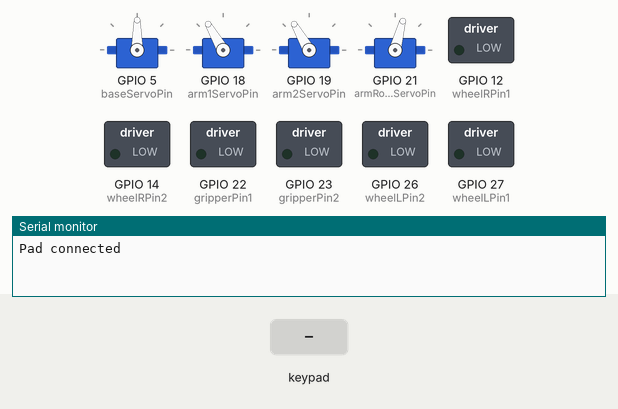
Bench run of a sketch on a simulated ESP32. On the bench: 4 × servo, switched loads named in the sketch (green lamp = pin HIGH), the last lines printed to the serial monitor. The inputs (shaded band) are chosen by the test bench. Nothing arrives over Bluetooth unless stated.

Above: at 1.2 s.
1.3 s: key 'U' pressed
At 2.3 s:
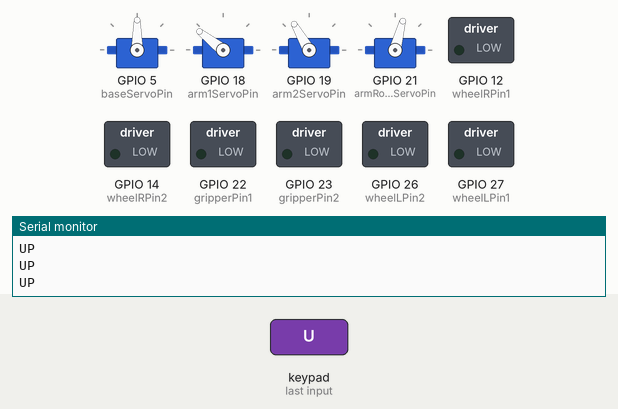
3.2 s: key 'L' pressed
At 4.8 s:
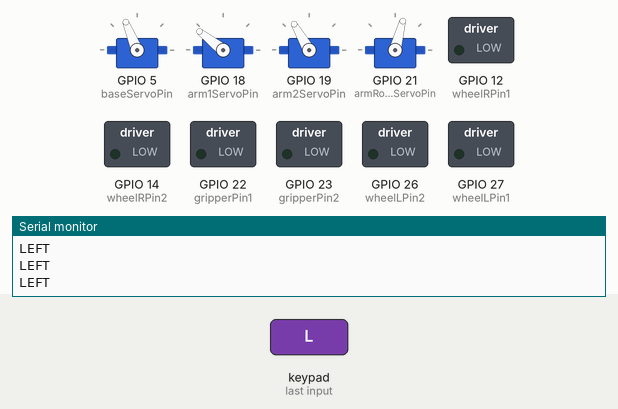
5.1 s: key 'D' pressed
At 6.4 s:
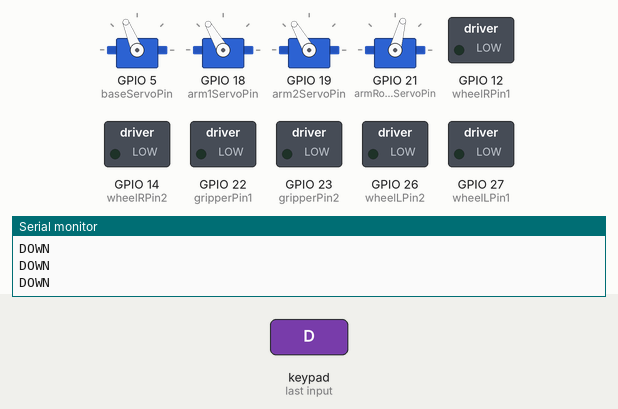
7.0 s: key 'O' pressed
At 7.9 s:
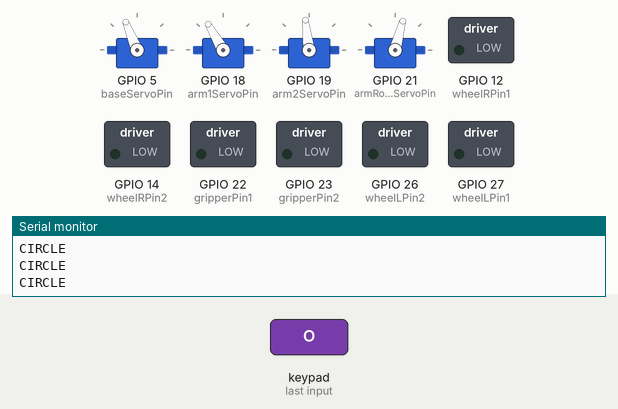
8.9 s: key 'R' pressed
At 10.5 s:
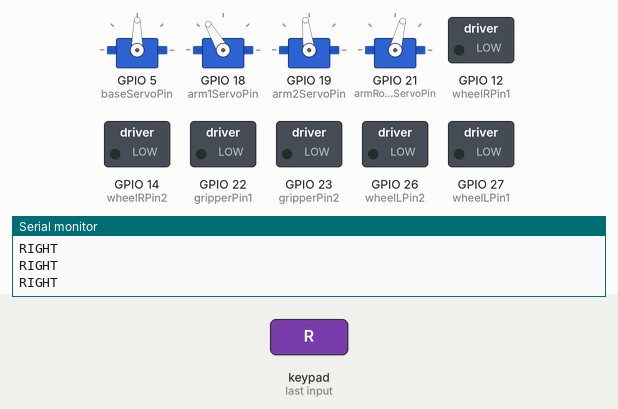
10.8 s: key 'S' pressed
At 12.0 s:
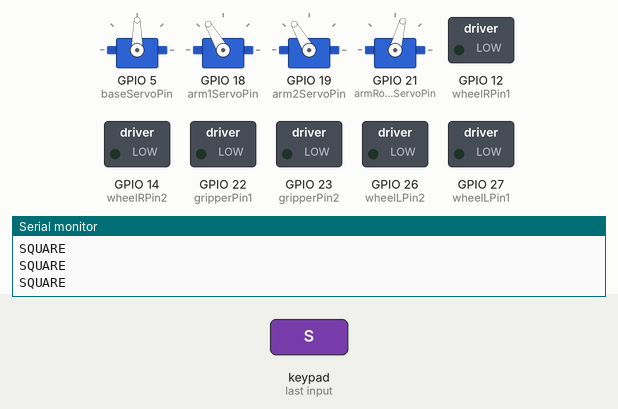
Timing chart, 0 to 13.7 s (numbered marks = the images above; inputs shaded):
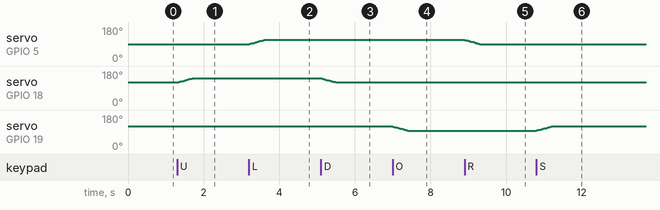

Measured:
- after the input at 1.3 s, servo on GPIO 18 (arm1ServoPin): moves from 120° to 142° over 0.40 s, starting at once
- after the input at 3.2 s, servo on GPIO 5 (baseServoPin): moves from 90° to 112° over 0.40 s, starting at once
- after the input at 5.1 s, servo on GPIO 18 (arm1ServoPin): moves from 142° to 120° over 0.40 s, starting at once
- after the input at 7.0 s, servo on GPIO 19 (arm2ServoPin): moves from 120° to 97° over 0.40 s, starting at once
- after the input at 8.9 s, servo on GPIO 5 (baseServoPin): moves from 112° to 90° over 0.40 s, starting at once
- after the input at 10.8 s, servo on GPIO 19 (arm2ServoPin): moves from 97° to 120° over 0.40 s, starting at once

The sketch:

Robot.ino
```cpp
#include <ESP32Servo.h>
#include <Ps3Controller.h>


#define baseServoPin 5
#define arm1ServoPin 18
#define arm2ServoPin 19
#define armRotationServoPin 21

#define gripperPin1 22
#define gripperPin2 23

#define wheelRPin1 12
#define wheelRPin2 14

#define wheelLPin1 27
#define wheelLPin2 26


class MyServo {

public:
  MyServo(int servoPin, int initialPosition = 500, int defaultPosition = 500, int stepMs = 10) {
    this->pin = servoPin;
    this->stepMs = stepMs;
    this->defaultPosition = defaultPosition;
    this->initialPosition = initialPosition;
    this->currentPosition = this->initialPosition;
    this->servo = Servo();
    this->servo.attach(servoPin, this->minMs, this->maxMs);                                                       // 2 ostatnie argumenty odpowiadają za zakres ruchu, czas górki w ms

    this->servo.writeMicroseconds(this->currentPosition);
  }

  void moveRight() {
    if (this->currentPosition >= this->maxMs) {
      return;
    }
    this->currentPosition += this->stepMs;
    this->servo.writeMicroseconds(currentPosition);
  }

  void moveLeft() {
    if (currentPosition <= this->minMs) {
      return;
    }
    this->currentPosition -= this->stepMs;
    this->servo.writeMicroseconds(currentPosition);
  }

  void moveDefaultPosition() {
    this->servo.writeMicroseconds(this->defaultPosition);
  }

  void moveInitialPosition() {
    this->servo.writeMicroseconds(this->initialPosition);
  }

  void moveTo(int degree) {
    this->servo.write(degree);
  }


private:
  Servo servo;
  int pin;
  int initialPosition = 500;  // ms
  int defaultPosition;
  int currentPosition;
  int stepMs;

  int minMs = 500;
  int maxMs = 2200;
};


class Engine {
public:
  Engine(int pin1, int pin2) {
    this->pin1 = pin1;
    this->pin2 = pin2;
    this->statePin1 = 0;
    this->statePin2 = 0;

    pinMode(this->pin1, OUTPUT);
    pinMode(this->pin2, OUTPUT);
    this->updateState();
  }

  void right() {
    this->changeState(0, 1);
    this->updateState();
  }


  void left() {
    this->changeState(1, 0);
    this->updateState();
  }


  void stop() {
    this->changeState(0, 0);
    this->updateState();
  }


  void changeState(int s1, int s2) {
    this->statePin1 = s1;
    this->statePin2 = s2;
  }


  void updateState() {
    digitalWrite(this->pin1, this->statePin1);
    digitalWrite(this->pin2, this->statePin2);
  }

private:
  int pin1;
  int pin2;

  int statePin1;
  int statePin2;
};


const int defPosBase = 1350;
const int defPosArm1 = 1630;
const int defPosArm2 = 1630;
const int defPosArmRotation = 1210;


const int neutralPosBase = 1350;
const int neutralPosArm1 = 2200;
const int neutralPosArm2 = 2200;
const int neutralPosArmRotation = 1210;


MyServo baseServo = MyServo(baseServoPin, defPosBase, neutralPosBase);
MyServo arm1Servo = MyServo(arm1ServoPin, defPosArm1, neutralPosArm1);
MyServo arm2Servo = MyServo(arm2ServoPin, defPosArm2, neutralPosArm2);
MyServo armRotationServo = MyServo(armRotationServoPin, defPosArmRotation, neutralPosArmRotation);

Engine gripper(gripperPin1, gripperPin2);

Engine wheelRight(wheelRPin1, wheelRPin2);
Engine wheelLeft(wheelLPin1, wheelLPin2);


void notify() {

  // base movement
  if (Ps3.data.button.right) {
    baseServo.moveLeft();
    Serial.println("RIGHT");
  }
  if (Ps3.data.button.left) {
    baseServo.moveRight();
    Serial.println("LEFT");
  }

  // movement arm 1
  if (Ps3.data.button.up) {
    arm1Servo.moveRight();
    Serial.println("UP");
  }
  if (Ps3.data.button.down) {
    arm1Servo.moveLeft();
    Serial.println("DOWN");
  }


  // movement arm 2
  if (Ps3.data.button.square) {
    arm2Servo.moveRight();
    Serial.println("SQUARE");
  }
  if (Ps3.data.button.circle) {
    arm2Servo.moveLeft();
    Serial.println("CIRCLE");
  }


  // gripper rotation
  if (Ps3.data.button.triangle) {
    armRotationServo.moveRight();
    Serial.println("TRIANGLE");
  }
  if (Ps3.data.button.cross) {
    armRotationServo.moveLeft();
    Serial.println("CROSS");
  }


  // gripper
  if (Ps3.event.button_down.l1) {
    gripper.left();
    Serial.println("Pressed L1");
  }
  if (Ps3.event.button_up.l1) {
    gripper.stop();
    Serial.println("Released L1");
  }
  if (Ps3.event.button_down.r1) {
    gripper.right();
    Serial.println("Pressed R1");
  }
  if (Ps3.event.button_up.r1) {
    gripper.stop();
    Serial.println("Released R1");
  }

  // arm default position
  if (Ps3.event.button_down.l2) {
    baseServo.moveDefaultPosition();
    arm1Servo.moveDefaultPosition();
    arm2Servo.moveDefaultPosition();
    armRotationServo.moveDefaultPosition();
  }

  // arm initial position
  if (Ps3.event.button_down.r2) {
    baseServo.moveInitialPosition();
    arm1Servo.moveInitialPosition();
    arm2Servo.moveInitialPosition();
    armRotationServo.moveInitialPosition();
  }


  // wheels
  if (Ps3.data.analog.stick.lx > 80) {
    wheelLeft.right();
    wheelRight.left();
    Serial.println("Going Right");
  }
  if (Ps3.data.analog.stick.lx < -80) {
    wheelRight.right();
    wheelLeft.left();
    Serial.println("Going Left");
  }

  if (Ps3.data.analog.stick.ry > 80) {
    wheelRight.right();
    wheelLeft.right();
    Serial.println("Going Forward");
  }
  if (Ps3.data.analog.stick.ry < -80) {
    wheelRight.left();
    wheelLeft.left();
    Serial.println("Going Back");
  }

  if (Ps3.data.analog.stick.lx > -60 && Ps3.data.analog.stick.lx < 60
      && Ps3.data.analog.stick.ry > -60 && Ps3.data.analog.stick.ry < 60) {
    wheelRight.stop();
    wheelLeft.stop();
  }
}


void connected() {
  Serial.println("Pad connected");
}


void disconnected() {
  Serial.println("Pad disconnected");
}


void setup() {
  //  Sets bitrate for data transmition                                      Ustawia szybkość transmisji danych w bitach na sekundę
  Serial.begin(115200);


  // Allocation of timers for proper functioning
  // of the ESP32Servo library
  ESP32PWM::allocateTimer(0);
  ESP32PWM::allocateTimer(1);
  ESP32PWM::allocateTimer(2);
  ESP32PWM::allocateTimer(3);

  // Initialization of the Ps3 Controller Host library
  // The 'attach' functions add callback functions
  // to the respective events
  Ps3.begin("f0:f0:02:21:4e:f2");
  Ps3.attachOnConnect(connected);
  Ps3.attachOnDisconnect(disconnected);
  Ps3.attach(notify);
}


// Alokacja timerów do poprawnego działania
// biblioteki ESP32Servo

    // Inicjalizacja bilioteki Ps3 Controller Host
    // funkcje attach dodają callback functions
    // do odpowiednich eventów

void loop() {

}
```
